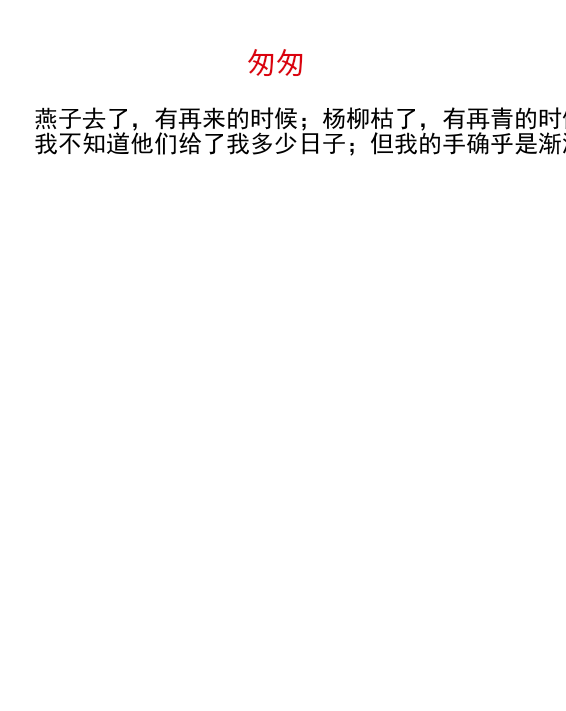

The Python source for this figure:
"""
# coding:utf-8
@Time    : 2021/11/12
@Author  : jiangwei
@File    : no_break.py
@Desc    : break_by_character_counts
@email   : [email redacted]
@Software: PyCharm
"""
from PIL import Image, ImageFont, ImageDraw

texts = ['燕子去了，有再来的时候；杨柳枯了，有再青的时候；桃花谢了，有再开的时候。但是，聪明的，你告诉我，我们的日子为什么一去不复返呢？——是有人偷了他们罢：那是谁？又藏在何处呢？是他们自己逃走了罢：现在又到了哪里呢？',
         '我不知道他们给了我多少日子；但我的手确乎是渐渐空虚了。在默默里算着，八千多日子已经从我手中溜去；像针尖上一滴水滴在大海里，我的日子滴在时间的流里，没有声音，也没有影子。我不禁头涔涔而泪潸潸了。']

picture = 'congcong.png'
font_size = 24
font_file = 'simhei.ttf'
position = [34, 106]


def add_text():
    with Image.open(picture) as im:
        if im.mode.upper() == 'RGBA':
            layer = Image.new(
                'RGBA', im.size, color=(255, 255, 255, 255)
            )
            im = Image.alpha_composite(layer, im)
        draw = ImageDraw.Draw(im)

        font = ImageFont.truetype(font_file, font_size)
        for text in texts:
            draw.text(tuple(position), text, font=font, fill='black')
            position[1] += 25
        im.save('no_break.png', format='PNG')
        im.show()


add_text()
